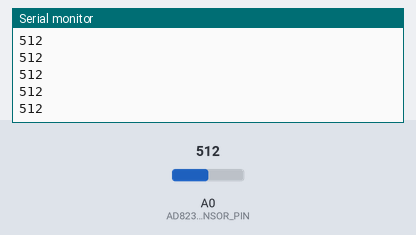
A sketch run on a simulated Arduino Nano 33 IoT. Shown: the last lines printed to the serial monitor. The inputs (shaded band) are chosen by the test bench; at power-on: A0 (AD8232_SENSOR_PIN) = 512. Nothing arrives over Bluetooth unless stated; a phone connects over Bluetooth LE 3 s after start.

Above: at 4.0 s.
4.1 s: A0 (AD8232_SENSOR_PIN) set to 716
At 4.36 s:
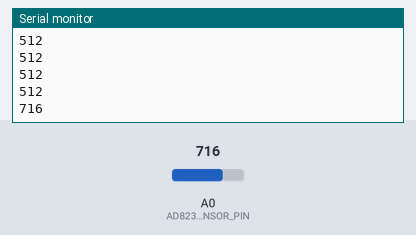
5.6 s: A0 (AD8232_SENSOR_PIN) set to 900
At 5.76 s:
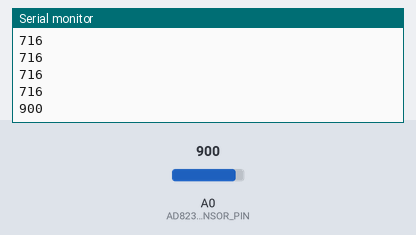
Timing chart, 0 to 8.6 s (numbered marks = the images above; inputs shaded):
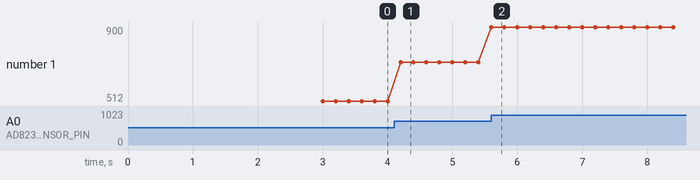

Measured:
- after the input at 4.1 s, the serial monitor: prints a new line after 0.10 s (image 1)
- after the input at 5.6 s, the serial monitor: prints a new line at once (image 2)
- plotted number 1: 512 → 716 after the input at 4.1 s, 716 → 900 after the input at 5.6 s

The sketch:

HEART_PROJECT.ino
```cpp
// Health_IoT_Project created by Theocharis Theocharidis on 24.06.2021

#include <ArduinoBLE.h>

#define HEART_SERVICE_UUID  "180D"                      // This is the Services' UUID for Heart Rate Service
#define HEART_SERVICE_CHARACTERISTIC_UUID  "2A37"       //" This is the Service Characteristic's UUID for Heart Rate Measurement
#define AD8232_SENSOR_PIN A0 //Sensor attached to this Arduino's BLE 33 Sense Pin
#define LO_PLUS_PIN 10
#define LO_MIN_PIN 11
#define HEART_SENSOR_INTERVAL 200

BLEService HeartService(HEART_SERVICE_UUID );

BLEIntCharacteristic HeartCharact( HEART_SERVICE_CHARACTERISTIC_UUID, BLERead | BLENotify );

//int Value = analogRead(A0);
static unsigned long previousMillis = 0;

void setup() {
  Serial.begin(9600);    // initialize serial communication
  pinMode(LO_PLUS_PIN, INPUT); // Setup for leads off detection LO +
  pinMode(LO_MIN_PIN, INPUT); // Setup for leads off detection LO -
  //while (!Serial);


  // begin initialization
  if (!BLE.begin()) {
    Serial.println("starting BLE failed!");

    while (1);
  }

  /* Set a local name for the BLE device
     This name will appear in advertising packets
     and can be used by remote devices to identify this BLE device
  */
  BLE.setLocalName("Heart Project");
  BLE.setAdvertisedService(HeartService); // add the service UUID
  HeartService.addCharacteristic(HeartCharact); // add the heart  characteristic
  BLE.addService(HeartService); // Add the heart service
  HeartCharact.writeValue( 0 ); // set initial value for this characteristic
  /* Start advertising BLE.  It will start continuously transmitting BLE
     advertising packets and will be visible to remote BLE central devices
     until it receives a new connection */

  // start advertising
  BLE.advertise();

  Serial.println("Bluetooth device active, waiting for connections...");
}

void loop() {
  // wait for a BLE central
  BLEDevice central = BLE.central();

  // if a central is connected to the peripheral:
  if (central) {
    Serial.print("Connected to central: ");
    // print the central's BT address:
    Serial.println(central.address());
    // turn on the LED to indicate the connection:


    // while the central is connected:
    while (central.connected()) {
      long currentMillis = millis();
      if (currentMillis - previousMillis >= HEART_SENSOR_INTERVAL) {
        previousMillis = currentMillis;

        int heartSensorValue = analogRead( AD8232_SENSOR_PIN );
      HeartCharact.writeValue( heartSensorValue );
      Serial.println( heartSensorValue );

      }
    }
    // when the central disconnects, turn off the LED:
    Serial.print("Disconnected from central: ");
    Serial.println(central.address());
  }
}
```
